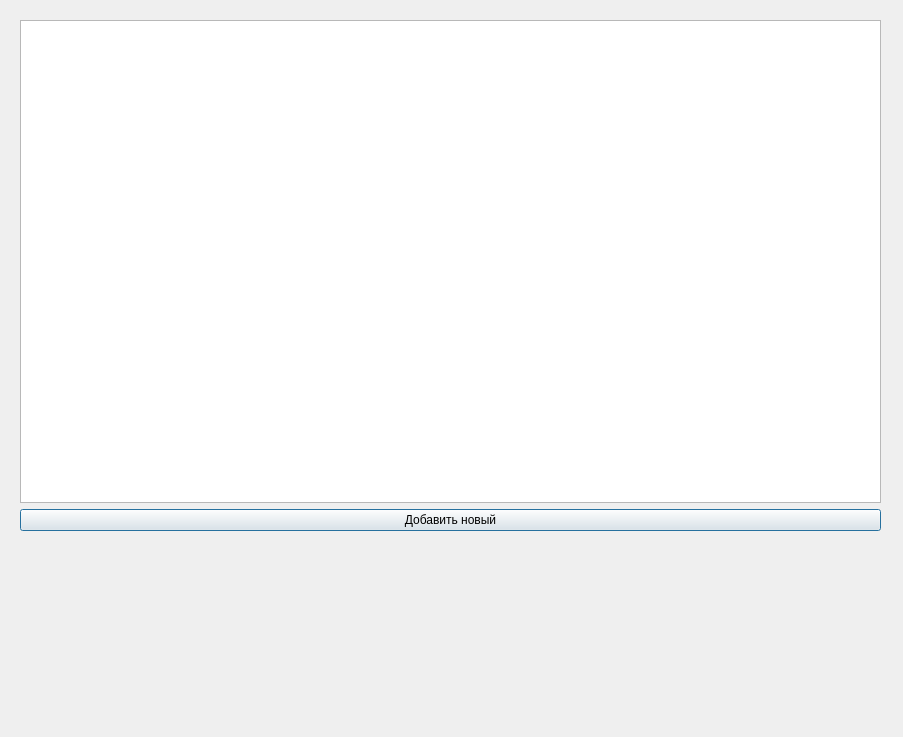
<?xml version="1.0" encoding="UTF-8"?>
<ui version="4.0">
 <class>OrdersWindow</class>
 <widget class="QDialog" name="OrdersWindow">
  <property name="geometry">
   <rect>
    <x>0</x>
    <y>0</y>
    <width>903</width>
    <height>737</height>
   </rect>
  </property>
  <property name="windowTitle">
   <string>Dialog</string>
  </property>
  <widget class="QWidget" name="layoutWidget">
   <property name="geometry">
    <rect>
     <x>20</x>
     <y>20</y>
     <width>861</width>
     <height>511</height>
    </rect>
   </property>
   <property name="sizePolicy">
    <sizepolicy hsizetype="Preferred" vsizetype="Preferred">
     <horstretch>0</horstretch>
     <verstretch>0</verstretch>
    </sizepolicy>
   </property>
   <layout class="QVBoxLayout" name="verticalLayout">
    <item>
     <widget class="QTableView" name="tableView"/>
    </item>
    <item>
     <widget class="QPushButton" name="pushButton">
      <property name="text">
       <string>Добавить новый</string>
      </property>
     </widget>
    </item>
   </layout>
  </widget>
 </widget>
 <resources/>
 <connections/>
</ui>
